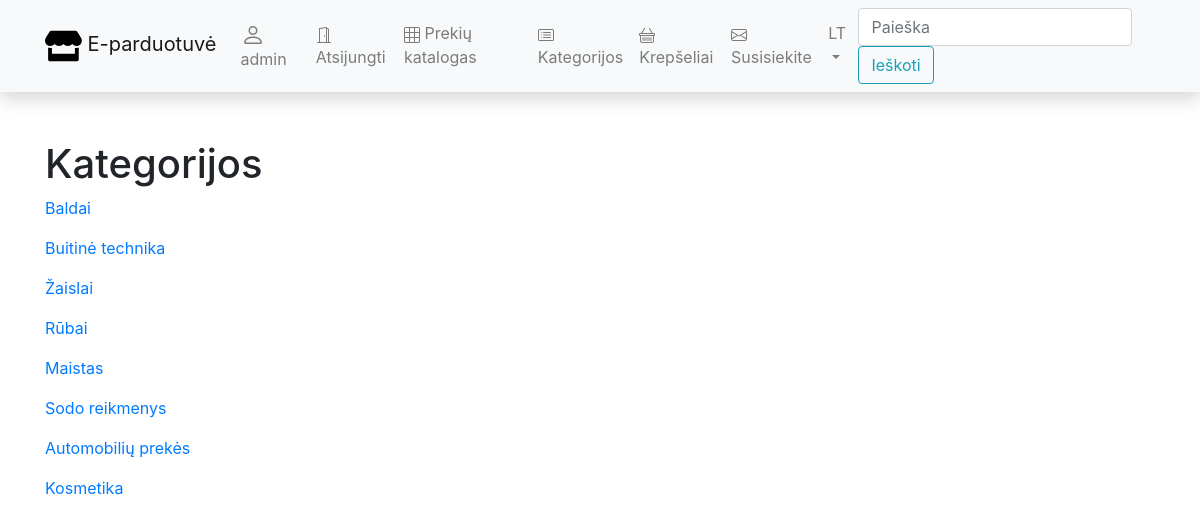
Page /eparduotuve/kategorijos/ (signed in) on the committed database.
### eparduotuve/models.py (models this page shows, shortened)
class Kategorija(models.Model):
    pavadinimas = models.CharField(_('Kategorijos pavadinimas'), max_length=100)
    class Meta:
        verbose_name = _('Kategorija')
        verbose_name_plural = _('Kategorijos')

### eparduotuve/views.py (the view)
# urls.py: path('kategorijos/', views.KategorijaListView.as_view(), name='kategorijos'),
class KategorijaListView(LoginRequiredMixin, generic.ListView):
    model = Kategorija
    context_object_name = "kategorija_list"
    template_name = 'kategorija_list.html'

### eparduotuve/templates/kategorija_list.html
{% extends "base.html" %}
{% load static %}
{% load i18n %}
{% block content %}
<h1>{% trans "Kategorijos" %}</h1>
{% for k in kategorija_list %}
<p>
    <a href="{% url 'kategorija' k.id %}">{{ k.pavadinimas }}</a>
</p>
{% endfor %}
{% endblock %}

### eparduotuve/templates/base.html (shortened to what this page needs)
<!DOCTYPE html>
<html lang="en">
<head>
    <link
            rel="stylesheet"
            href="https://stackpath.bootstrapcdn.com/bootstrap/4.1.3/css/bootstrap.min.css"
    />
    <link
            rel="stylesheet"
            href="https://cdnjs.cloudflare.com/ajax/libs/font-awesome/4.7.0/css/font-awesome.min.css"
    />
    {% load static %}
    {% load i18n %}
    <link rel="stylesheet" href="{% static 'css/styles.css' %}"/>
</head>
<body>
{% if user.is_authenticated %}
<nav
        class="navbar navbar-expand-lg navbar-light bg-light static-top mb-5 shadow"
>
    <div class="container">
        <a class="navbar-brand" href="{% url 'index' %}">
            <path
                    fill-rule="evenodd"
                    d="M3.214 1.072C4.813.752 6.916.71 8.354 2.146A.5.5 0 018.5 2.5v11a.5.5 0 01-.854.354c-.843-.844-2.115-1.059-3.47-.92-1.344.14-2.66.617-3.452 1.013A.5.5 0 010 13.5v-11a.5.5 0 01.276-.447L.5 2.5l-.224-.447.002-.001.004-.002.013-.006a5.017 5.017 0 01.22-.103 12.958 12.958 0 012.7-.869zM1 2.82v9.908c.846-.343 1.944-.672 3.074-.788 1.143-.118 2.387-.023 3.426.56V2.718c-1.063-.929-2.631-.956-4.09-.664A11.958 11.958 0 001 2.82z"
                    clip-rule="evenodd"
            />
            <path
                    fill-rule="evenodd"
                    d="M12.786 1.072C11.188.752 9.084.71 7.646 2.146A.5.5 0 007.5 2.5v11a.5.5 0 00.854.354c.843-.844 2.115-1.059 3.47-.92 1.344.14 2.66.617 3.452 1.013A.5.5 0 0016 13.5v-11a.5.5 0 00-.276-.447L15.5 2.5l.224-.447-.002-.001-.004-.002-.013-.006-.047-.023a12.582 12.582 0 00-.799-.34 12.96 12.96 0 00-2.073-.609z"
                    clip-rule="evenodd"
            />
            E-parduotuvė
        </a
        >
        <div class="collapse navbar-collapse" id="navbarResponsive">
            <ul class="navbar-nav ml-auto">
                <li class="nav-item"><a class="nav-link" href="{% url 'profilis' %}">
                    {{ user.get_username }}</a></li>
                <li class="nav-item">
                    <a class="nav-link" href="{% url 'logout' %}">
                        {% trans "Atsijungti" %}
                    </a>
                </li>
                <li class="nav-item">
                    <a class="nav-link" href="{% url 'prekes' %}">
                        {% trans "Prekių katalogas" %}
                    </a>
                </li>
                <li class="nav-item"><a class="nav-link" href="{% url 'kategorijos' %}">
                    {% trans "Kategorijos" %}
                </a></li>
                <li class="nav-item">
                    <a class="nav-link" href="{% url 'mano-krepseliai' %}">
                        {% trans "Krepšeliai" %}
                    </a>
                </li>
                <li class="nav-item">
                    <a class="nav-link" href="{% url 'contact' %}">
                        {% trans "Susisiekite" %}
                    </a>
                </li>
                <li class="nav-item dropdown">
                    <a class="nav-link dropdown-toggle" href="/" id="navbarDropdown" role="button"
                       data-toggle="dropdown" aria-haspopup="true" aria-expanded="false">{% trans 'LT' %}</a>
                            {% get_current_language as LANGUAGE_CODE %}
                            {% get_available_languages as LANGUAGES %}
                            {% get_language_info_list for LANGUAGES as languages %}
                </li>
            </ul>
            <form
                    class="form-inline my-2 my-lg-0"
                    action="{% url 'search' %}"
                    method="get"
            >
                <input
                        class="form-control mr-sm-2"
                        type="search"
                        placeholder="Paieška"
                        aria-label="Search"
                        name="search_text"
                />
                <button class="btn btn-outline-info my-2 my-sm-0" type="submit">
                    {% trans "Ieškoti" %}
                </button>
            </form>
        </div>
    </div>
</nav>
{% endif %}
<div class="container">{% block content %}{% endblock %}</div>
</body>
</html>

### rows in the picture
Kategorija: pavadinimas "Baldai"
Kategorija: pavadinimas "Buitinė technika"
Kategorija: pavadinimas "Žaislai"
Kategorija: pavadinimas "Rūbai"
Kategorija: pavadinimas "Maistas"
Kategorija: pavadinimas "Sodo reikmenys"
Kategorija: pavadinimas "Automobilių prekės"
Kategorija: pavadinimas "Kosmetika"

### other values in the picture
{{ user.get_username }} "admin"
